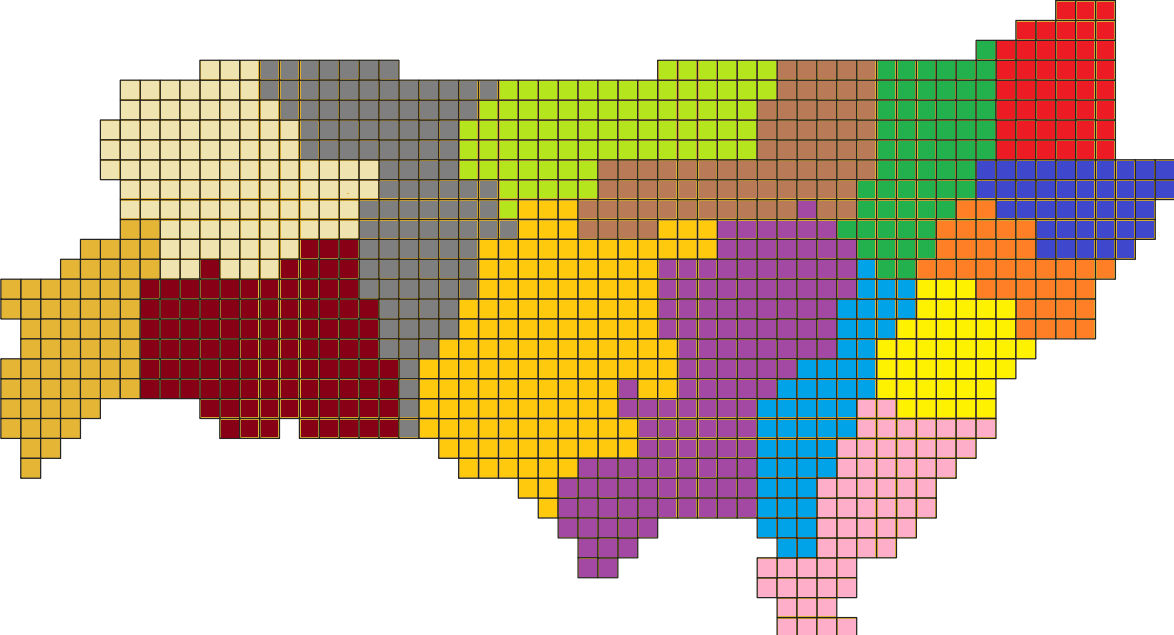
#> input picture 코드/case_manager/dong.png, 1174 x 635 px
$ python floating_data.py
#> lines starting #> are read from the running program, lines starting #| are printed output that depends on the picture
import numpy as np
import cv2
import openpyxl
import random


WIDTH = 59
HEIGHT = 32

DONG_DICT = {
    0: '중림동', 1: '소공동', 2: '회현동', 3: '명동',  4: '필동', 5: '을지로동',
    6: '장충동', 7: '광희동', 8: '다산동', 9: '약수동', 10: '신당동', 11: '청구동',
    12: '동화동', 13: '신당5동', 14: '황학동'
}

COLOR_DICT = {
    0: [54, 182, 229], 1: [176, 228, 239], 2: [21, 0, 136], 3: [127, 127, 127], 4: [14, 201, 255], 5: [29, 230, 181],
    6: [164, 73, 163], 7: [87, 122, 185], 8: [232, 162, 0], 9: [201, 174, 255], 10: [76, 177, 34], 11: [0, 242, 255],
    12: [39, 127, 255], 13: [204, 72, 63], 14: [36, 28, 237]
}

TIME_DICT = {
    0: 'Morning',
    1: 'Afternoon',
    2: 'Evening',
    3: 'Midnight'
}

FLOAT_ARR = [
    [12170,	32230,	41700,	19220],
    [32870,	87020,	112600,	51900],
    [18260,	48340,	62550,	28830],
    [24350,	64450,	83410,	38450],
    [29220,	77350,	100090,	46140],
    [30440,	80570,	104260,	48060],
    [10350,	27390,	35450,	16340],
    [48700,	128920,	166820,	76900],
    [91320,	241720,	312790,	144190],
    [111400, 294900, 381610, 175910],
    [90710,	240110,	310710,	143220],
    [59050,	156310,	202270,	93240],
    [68790,	182100,	235640,	108620],
    [73660,	194990,	252320,	116310],
    [51740,	136970,	177250,	81700]
]

# 그리드 이미지를 배열로 변환
img = cv2.imread("dong.png", 1)
#> img is the input picture: shape (635, 1174, 3); mean B, G, R 154.4, 181.2, 200
img = cv2.resize(dsize=(WIDTH, HEIGHT), src=img)
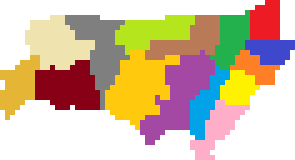
#> img: shape (32, 59, 3) (shown 5 times larger); mean B, G, R 162.1, 189, 210
grids = []
for x in range(WIDTH):
    for y in range(HEIGHT):
        if img[y][x][0] != 255 or img[y][x][1] != 255 or img[y][x][2] != 255:
            grids.append([y, x])

# 그리드를 동별로 분리
grids_dong = []
for i in range(15):
    new = []
    for x in range(WIDTH):
        for y in range(HEIGHT):
            if img[y][x][0] == COLOR_DICT[i][0] and img[y][x][1] == COLOR_DICT[i][1] and img[y][x][2] == COLOR_DICT[i][2]:
                new.append([y, x])
    grids_dong.append(new)


def make_data(time):
    global grids_dong
    '''
    시간대 별 유동인구를 그리드 형태로 반환
    :param time: 0 = morning, 1 = afternoon, ...
    :return: result : 유동인구를 포함한 그리드 numpy 배열
    '''
    print(f'{TIME_DICT[time]} cases to grid...')
    result = np.zeros(shape=(HEIGHT, WIDTH), dtype=int)
    for i in range(15):
        sum = 0
        # i 동, time 시간에서의 유동인구를 가져옴
        case_num = FLOAT_ARR[i][time]
        # i 동의 그리드 안에서
        l = len(grids_dong[i])
        for j in range(int(case_num/10)):
            n = random.randrange(0, l)
            y, x = grids_dong[i][n]
            result[y][x] += 10
            sum += 10
    return result


# 시간대별, 그리드별 유동인구 정보 포함한 배열 생성
grid_time = []
for i in range(4):
    grid_time.append(make_data(i))


# 엑셀 파일 생성(연도별 시트 생성)
wb = openpyxl.Workbook()
sheet = wb.active
sheet['A1'] = "Grid"
sheet['B1'] = "Time"
sheet['C1'] = "Float"

# 엑셀 파일에 해당 정보 기록
r = 1
for idx in range(len(grids)):
    y, x = grids[idx]
    for t in range(4):
        sheet.cell(row=r, column=1).value = idx
        sheet.cell(row=r, column=2).value = TIME_DICT[t]
        sheet.cell(row=r, column=3).value = grid_time[t][y][x]
        r += 1

# 엑셀 파일 저장
wb.save('floating_grid' + '.xlsx')
print('Excel file created!')


'''
<동별로 분리된 이미지 생성에 사용>
img = np.zeros(shape=(15, 1, 3), dtype=np.uint8)
for i in range(15):
    img[i] = COLOR_DICT[i]

result = cv2.resize(dsize=(150, 150), src=img, interpolation=cv2.INTER_NEAREST_EXACT)
cv2.imshow('r', result)
cv2.waitKey()

# 그리드 이미지를 배열로 변환
img = cv2.imread("222.png", 1)
img = cv2.resize(dsize=(WIDTH, HEIGHT), src=img)
grids = []

for x in range(WIDTH):
    for y in range(HEIGHT):
        grids.append(img[y][x])

new_list = []
for i in grids:
    alreadyIn = False
    for j in new_list:
        if np.array_equal(i, j):
            alreadyIn = True
    if alreadyIn is False:
        new_list.append(i)
print(new_list)
'''
